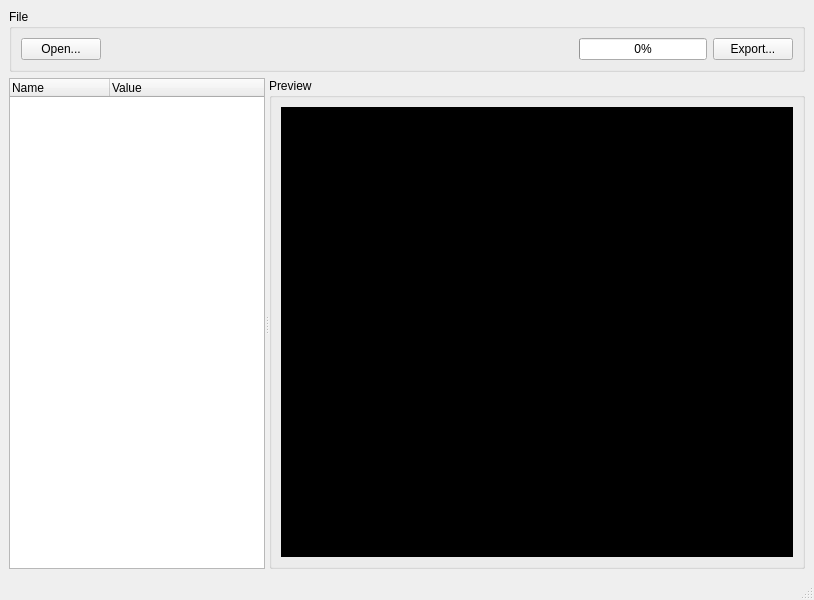
<?xml version="1.0" encoding="UTF-8"?>
<ui version="4.0">
 <class>VideoEditor</class>
 <widget class="QMainWindow" name="VideoEditor">
  <property name="geometry">
   <rect>
    <x>0</x>
    <y>0</y>
    <width>800</width>
    <height>600</height>
   </rect>
  </property>
  <property name="windowTitle">
   <string>BCFlight - VideoEditor</string>
  </property>
  <widget class="QWidget" name="centralwidget">
   <layout class="QGridLayout" name="gridLayout_2">
    <item row="0" column="0">
     <widget class="QGroupBox" name="groupBox">
      <property name="sizePolicy">
       <sizepolicy hsizetype="Preferred" vsizetype="Maximum">
        <horstretch>0</horstretch>
        <verstretch>0</verstretch>
       </sizepolicy>
      </property>
      <property name="title">
       <string>File</string>
      </property>
      <layout class="QGridLayout" name="gridLayout">
       <item row="0" column="0">
        <widget class="QPushButton" name="btnOpen">
         <property name="text">
          <string>Open...</string>
         </property>
        </widget>
       </item>
       <item row="0" column="1">
        <spacer name="horizontalSpacer">
         <property name="orientation">
          <enum>Qt::Horizontal</enum>
         </property>
         <property name="sizeHint" stdset="0">
          <size>
           <width>589</width>
           <height>20</height>
          </size>
         </property>
        </spacer>
       </item>
       <item row="0" column="3">
        <widget class="QPushButton" name="btnExport">
         <property name="text">
          <string>Export...</string>
         </property>
        </widget>
       </item>
       <item row="0" column="2">
        <widget class="QProgressBar" name="progress">
         <property name="minimumSize">
          <size>
           <width>128</width>
           <height>0</height>
          </size>
         </property>
         <property name="value">
          <number>0</number>
         </property>
        </widget>
       </item>
      </layout>
     </widget>
    </item>
    <item row="1" column="0">
     <widget class="QSplitter" name="frame">
      <property name="frameShape">
       <enum>QFrame::NoFrame</enum>
      </property>
      <property name="frameShadow">
       <enum>QFrame::Plain</enum>
      </property>
      <property name="lineWidth">
       <number>0</number>
      </property>
      <property name="orientation">
       <enum>Qt::Horizontal</enum>
      </property>
      <property name="opaqueResize">
       <bool>false</bool>
      </property>
      <property name="handleWidth">
       <number>4</number>
      </property>
      <property name="childrenCollapsible">
       <bool>false</bool>
      </property>
      <widget class="QTreeWidget" name="tree">
       <property name="sizePolicy">
        <sizepolicy hsizetype="Fixed" vsizetype="Expanding">
         <horstretch>0</horstretch>
         <verstretch>0</verstretch>
        </sizepolicy>
       </property>
       <column>
        <property name="text">
         <string>Name</string>
        </property>
       </column>
       <column>
        <property name="text">
         <string>Value</string>
        </property>
       </column>
      </widget>
      <widget class="QGroupBox" name="groupBox_2">
       <property name="sizePolicy">
        <sizepolicy hsizetype="Expanding" vsizetype="Preferred">
         <horstretch>0</horstretch>
         <verstretch>0</verstretch>
        </sizepolicy>
       </property>
       <property name="title">
        <string>Preview</string>
       </property>
       <layout class="QGridLayout" name="gridLayout_3">
        <item row="0" column="0">
         <widget class="QWidget" name="preview" native="true">
          <property name="minimumSize">
           <size>
            <width>512</width>
            <height>0</height>
           </size>
          </property>
          <property name="styleSheet">
           <string notr="true">background-color: rgb(0, 0, 0);</string>
          </property>
         </widget>
        </item>
       </layout>
      </widget>
     </widget>
    </item>
   </layout>
  </widget>
  <widget class="QMenuBar" name="menubar">
   <property name="geometry">
    <rect>
     <x>0</x>
     <y>0</y>
     <width>800</width>
     <height>30</height>
    </rect>
   </property>
  </widget>
  <widget class="QStatusBar" name="statusbar"/>
 </widget>
 <resources/>
 <connections/>
</ui>
